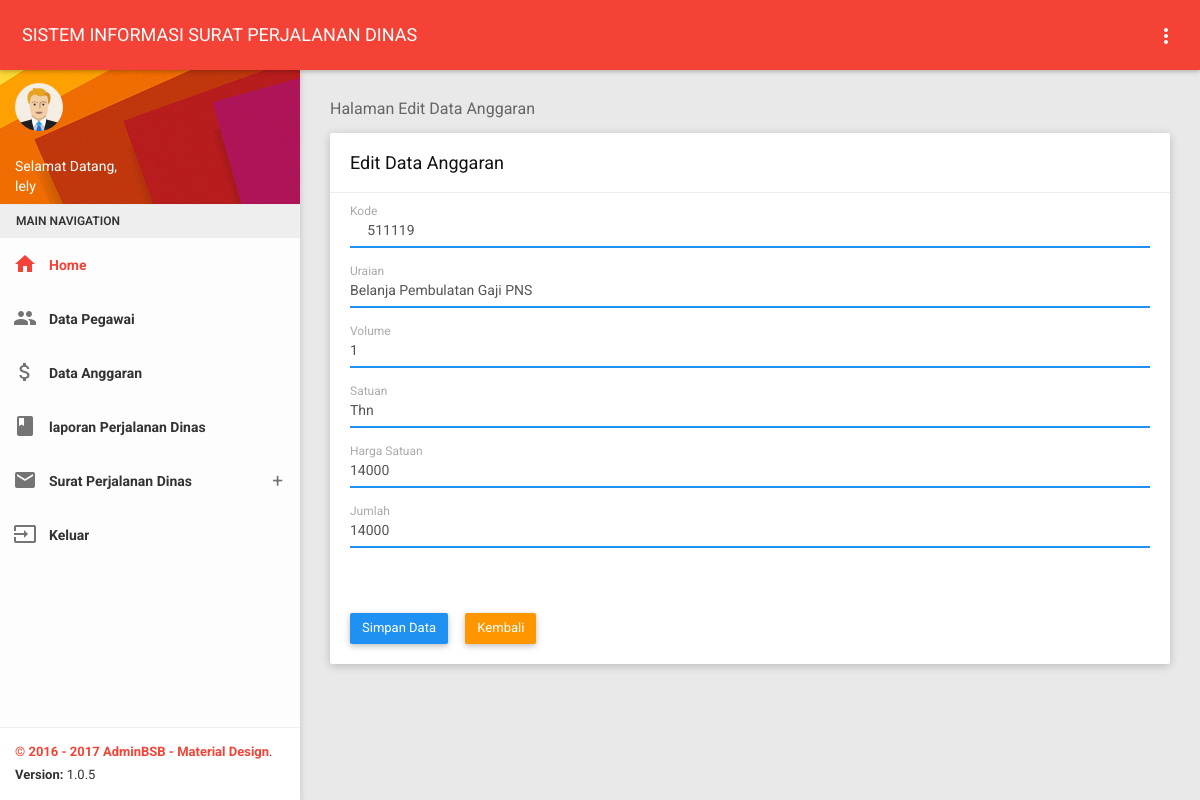
Screenshot of /tatausaha/edita.php?hal=edit&kd=     511119 (signed in) with the database file from the repository.
### tables this page shows
CREATE TABLE `anggaran` (
  `kode` varchar(50) NOT NULL,
  `uraian` varchar(100) NOT NULL,
  `volume` int(20) NOT NULL,
  `satuan` varchar(20) NOT NULL,
  `hargasat` varchar(50) NOT NULL,
  `jumlah` varchar(50) NOT NULL
);

### tatausaha/edita.php (the view, shortened to what this page needs)
<?php
include '../tampilan/atastata.php';
?>
 <section class="content">
        <div class="container-fluid">
            <div class="block-header">
                <h2>Halaman Edit Data Anggaran</h2>
            </div>
            <div class="row clearfix">
                <div class="col-lg-12 col-md-12 col-sm-12 col-xs-12">
                    <div class="card">
                        <div class="header">
                            <h2>Edit Data Anggaran</h2>
                        </div>
                          <?php
                    $query = mysql_query("SELECT * FROM anggaran WHERE kode='$_GET[kd]'");
                    $data  = mysql_fetch_array($query);
                        ?>
                        <div class="body">
                            <form id="form_validation" action="updatea.php" method="POST">
                                <div class="form-group form-float">
                                    <div class="form-line">
                                        <input type="text" class="form-control" name="kode"value="<?php echo $data['kode'];?>" required>
                                        <label class="form-label" >Kode</label>
                                    </div>
                                </div>
                                <div class="form-group form-float">
                                    <div class="form-line">
                                        <input type="text" class="form-control" name="uraian" value="<?php echo $data['uraian'];?>" required>
                                        <label class="form-label">Uraian</label>
                                    </div>
                                </div>
                                <div class="form-group form-float">
                                    <div class="form-line">
                                        <input type="text" class="form-control" name="volume" value="<?php echo $data['volume'];?>" required>
                                        <label class="form-label">Volume</label>
                                    </div>
                                </div>
                                <div class="form-group form-float">
                                    <div class="form-line">
                                        <input type="text" class="form-control" name="satuan" value="<?php echo $data['satuan'];?>" required>
                                        <label class="form-label">Satuan</label>
                                    </div>
                                </div>
                                <div class="form-group form-float">
                                    <div class="form-line">
                                        <input type="text" class="form-control" name="hargasat" value="<?php echo $data['hargasat'];?>" required>
                                        <label class="form-label">Harga Satuan</label>
                                    </div>
                                </div>
                                 <div class="form-group form-float">
                                    <div class="form-line">
                                        <input type="text" class="form-control" name="jumlah" value="<?php echo $data['jumlah'];?>" required>
                                        <label class="form-label">Jumlah</label>
                                    </div>
                                </div>
                                <br></br>
								<td><input type="submit" value="Simpan Data"  class="btn btn-primary waves-effect"/>&nbsp &nbsp &nbsp<a href="anggaran.php" class="btn btn-warning waves-effect">Kembali</a></td>
                            </form>
                        </div>
                    </div>
                </div>
            </div>
       </div>
    </section>
  <?php
include '../tampilan/footer.php';
?>

### rows the page displays
anggaran: uraian "Belanja Pembulatan Gaji PNS", volume "1", satuan "Thn", hargasat "14000", jumlah "14000"

### other values shown
$_SESSION['username'] "lely"
